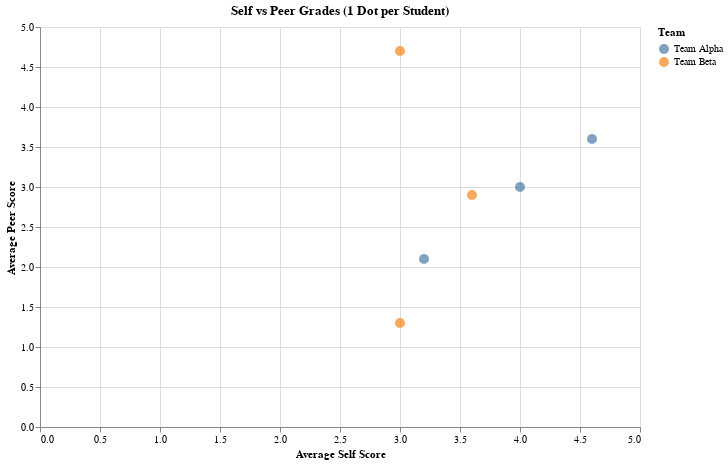

Notebook cell for this chart:
### Markdown cell above
##Scatter Plot (Self vs Peer)

### Code cell
scatter = alt.Chart(merged_df).mark_circle(size=100).encode(
    x=alt.X('self_avg:Q', title='Average Self Score'),
    y=alt.Y('peer_avg:Q', title='Average Peer Score'),
    color=alt.Color('Team Name/Number:N', title='Team'),
    tooltip=['Name','Team Name/Number','self_avg','peer_avg']
).properties(
    title='Self vs Peer Grades (1 Dot per Student)',
    width=600, height=400
).interactive()
scatter

### Figure 1 — Vega-Lite specification as saved in the notebook (floating-point values rounded to 4 significant figures)
{"config": {"view": {"continuousWidth": 300, "continuousHeight": 300}}, "data": {"name": "data-8290c1b915bfd9d6e5ce0f3e5b7698f3"}, "mark": {"type": "circle", "size": 100}, "encoding": {"color": {"field": "Team Name/Number", "title": "Team", "type": "nominal"}, "tooltip": [{"field": "Name", "type": "nominal"}, {"field": "Team Name/Number", "type": "nominal"}, {"field": "self_avg", "type": "quantitative"}, {"field": "peer_avg", "type": "quantitative"}], "x": {"field": "self_avg", "title": "Average Self Score", "type": "quantitative"}, "y": {"field": "peer_avg", "title": "Average Peer Score", "type": "quantitative"}}, "height": 400, "params": [{"name": "param_2", "select": {"type": "interval", "encodings": ["x", "y"]}, "bind": "scales"}], "title": "Self vs Peer Grades (1 Dot per Student)", "width": 600, "$schema": "https://vega.github.io/schema/vega-lite/v5.20.1.json", "datasets": {"data-8290c1b915bfd9d6e5ce0f3e5b7698f3": [{"Student Number": 20250001, "Name": "Aaron Lim", "Team Name/Number": "Team Alpha", "Q1": 5, "Q2": 4, "Q3": 5, "Q4": 1, "Q5": 5, "Brief Desceiption": "I consistently contributed by preparing the Requirements and Analysis document and supported the team during design discussions.", "Personal Refelction": "This project showed me that while I can deliver quality work, I should work on developing stronger project management skills. I realised that balancing technical tasks with planning and scheduling is important in IT. I also learned how crucial communication is, especially when deadlines are tight. Going forward, I want to strengthen my time management and learn agile methods to handle multiple tasks efficiently. I also hope to improve my presentation skills so I can clearly explain technical ideas to non-technical stakeholders.", "Brief Desceiption_sentiment_label": "Positive", "Brief Desceiption_sentiment_score": 0.3182, "Personal Refelction_sentiment_label": "Positive", "Personal Refelction_sentiment_score": 0.9474, "self_avg": 4.0, "peer_avg": 3.0}, {"Student Number": 20250002, "Name": "Theresa Goh", "Team Name/Number": "Team Alpha", "Q1": 2, "Q2": 3, "Q3": 5, "Q4": 1, "Q5": 5, "Brief Desceiption": "I delivered poor-quality work that required constant correction by others.", "Personal Refelction": "Through this project, I learned that while I’m organised, I need to grow in technical areas such as system design and requirements gathering. I found that I am good at capturing and summarising information, but I would like to move beyond documentation to also contribute with technical solutions. To prepare for future IT work, I will practice coding, database design, and cloud tools. I also learned that I need to be more proactive in voicing ideas rather than waiting to be asked. This will help me contribute more fully in future projects.", "Brief Desceiption_sentiment_label": "Neutral", "Brief Desceiption_sentiment_score": 0.0, "Personal Refelction_sentiment_label": "Positive", "Personal Refelction_sentiment_score": 0.9318, "self_avg": 3.2, "peer_avg": 2.1}, {"Student Number": 20250003, "Name": "keqing", "Team Name/Number": "Team Beta", "Q1": 3, "Q2": 3, "Q3": 4, "Q4": 4, "Q5": 4, "Brief Desceiption": "I worked on the project plan and contributed to scheduling and task allocation.", "Personal Refelction": null, "Brief Desceiption_sentiment_label": "Neutral", "Brief Desceiption_sentiment_score": 0.0, "Personal Refelction_sentiment_label": "Neutral", "Personal Refelction_sentiment_score": 0.0, "self_avg": 3.6, "peer_avg": 2.9}, {"Student Number": 20250005, "Name": "skirk", "Team Name/Number": "Team Beta", "Q1": 2, "Q2": 3, "Q3": 4, "Q4": 5, "Q5": 1, "Brief Desceiption": "I stayed on top of deadlines but was less engaged in team discussions.", "Personal Refelction": "One positive aspect of my performance was that I delivered my tasks on time, which helped the group avoid delays. However, I was not very active in group discussions. I often kept quiet, even when I had thoughts, because I lacked confidence. This meant I contributed to the deliverables but not much to collaboration. I now realise that teamwork is more than meeting deadlines — it also requires sharing ideas and helping to shape decisions. Going forward, I want to practise being more vocal and engaged in discussions, which will make me a more balanced team member.", "Brief Desceiption_sentiment_label": "Positive", "Brief Desceiption_sentiment_score": 0.5439, "Personal Refelction_sentiment_label": "Positive", "Personal Refelction_sentiment_score": 0.9187, "self_avg": 3.0, "peer_avg": 1.3}, {"Student Number": 20250007, "Name": "Gabriel Chan", "Team Name/Number": "Team Alpha", "Q1": 5, "Q2": 5, "Q3": 4, "Q4": 5, "Q5": 4, "Brief Desceiption": "agatau serha bomat", "Personal Refelction": "he@47*9273", "Brief Desceiption_sentiment_label": "Neutral", "Brief Desceiption_sentiment_score": 0.0, "Personal Refelction_sentiment_label": "Neutral", "Personal Refelction_sentiment_score": 0.0, "self_avg": 4.6, "peer_avg": 3.6}, {"Student Number": 20250009, "Name": "ganyu", "Team Name/Number": "Team Beta", "Q1": 3, "Q2": 4, "Q3": 2, "Q4": 5, "Q5": 1, "Brief Desceiption": "I stayed on top of deadlines but was less engaged in team discussions.", "Personal Refelction": "During this project, I played a supportive role, completing the tasks I was given but rarely going beyond that. While I was present and cooperative, I did not actively generate new ideas or help the team explore alternatives. I now realise that creativity is an important skill, especially in IT projects where solutions are not always straightforward. I also want to improve my ability to contribute during brainstorming and problem-solving activities, instead of waiting for others to lead. With practice, I can move from being just an average contributor to someone who adds more innovative value to the team.", "Brief Desceiption_sentiment_label": "Positive", "Brief Desceiption_sentiment_score": 0.5439, "Personal Refelction_sentiment_label": "Positive", "Personal Refelction_sentiment_score": 0.9761, "self_avg": 3.0, "peer_avg": 4.7}]}}
